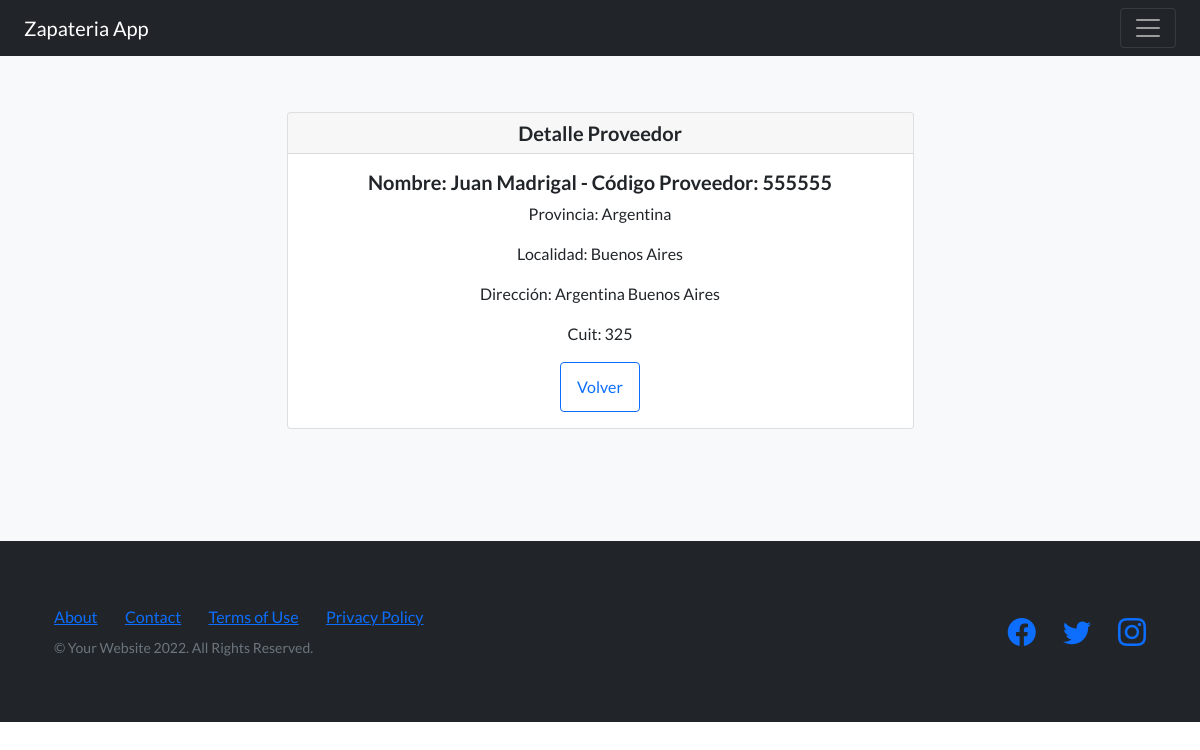
The app's page /detalleProveedores/4, older data.
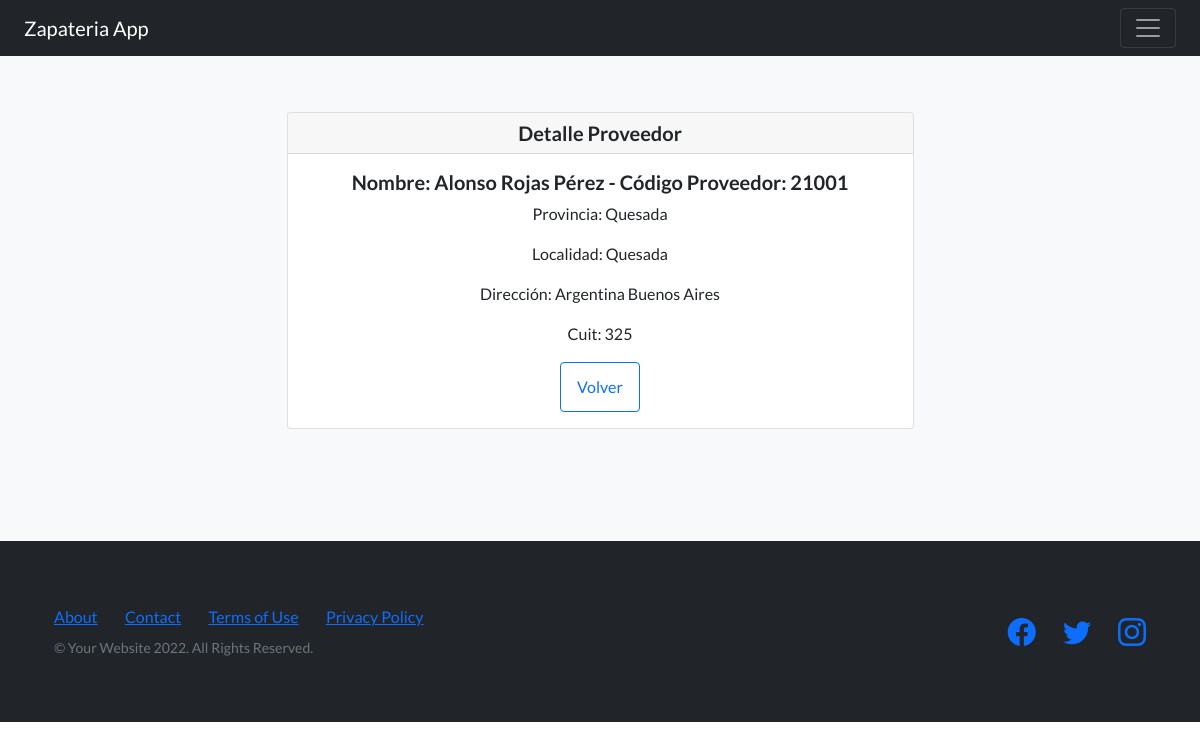
The same page, newer data.
### AppProyectoFinalPython/models.py (models this page shows)
class Proveedor(models.Model):
    CodigoProveedor = models.CharField(max_length=200)
    Nombre = models.CharField(max_length=200)
    Apellidos = models.CharField(max_length=200)
    Provincia = models.CharField(max_length=500)
    Localidad = models.CharField(max_length=500)
    Direccion = models.CharField(max_length=1000)
    Cuit = models.CharField(max_length=1000)
    def __str__(self) -> str:
        return f'Nombre: {self.Nombre} {self.Apellidos} - Código Proveedor: {self.CodigoProveedor}'

### AppProyectoFinalPython/views.py (the view)
# urls.py: path('detalleProveedores/<int:pk>', ProveedorDetail.as_view(), name="DetalleProveedores"),
class ProveedorDetail(DetailView):
    model = Proveedor
    template_name = './Proveedores/proveedor_detail.html'
    context_object_name = 'Proveedor'

### AppProyectoFinalPython/templates/Proveedores/proveedor_detail.html
{% extends 'navBar.html'%}
{% load static %}
{% block blockDinamico %}
<section class="features-icons bg-light text-center">
    <div class="container">
        <div class="row justify-content-center">
            <div class="col-lg-8 col-xl-7" >
                <div class="card">
                    <h5 class="card-header">Detalle Proveedor</h5>
                    <div class="card-body">
                      <h5 class="card-title">{{Proveedor}}</h5>
                      <p class="card-text">Provincia: {{Proveedor.Provincia}}</p>
                      <p class="card-text">Localidad: {{Proveedor.Localidad}}</p>
                      <p class="card-text">Dirección: {{Proveedor.Direccion}}</p>
                      <p class="card-text">Cuit: {{Proveedor.Cuit}}</p>
                      <a type="button" class="btn btn-outline-primary" href="{% url 'ListaProveedores' %}">
                        Volver
                      </a>
                    </div>
                </div>
            </div>
        </div>
    </div>
</section>
{% endblock blockDinamico %}

Row changes from the older to the newer data that the page shows:
changed Proveedor "Argentina Buenos Aires": Nombre+Apellidos+CodigoProveedor "Nombre: Juan Madrigal - Código Proveedor: 555555" → "Nombre: Alonso Rojas Pérez - Código Proveedor: 21001"; Provincia "Argentina" → "Quesada"; Localidad "Buenos Aires" → "Quesada"
